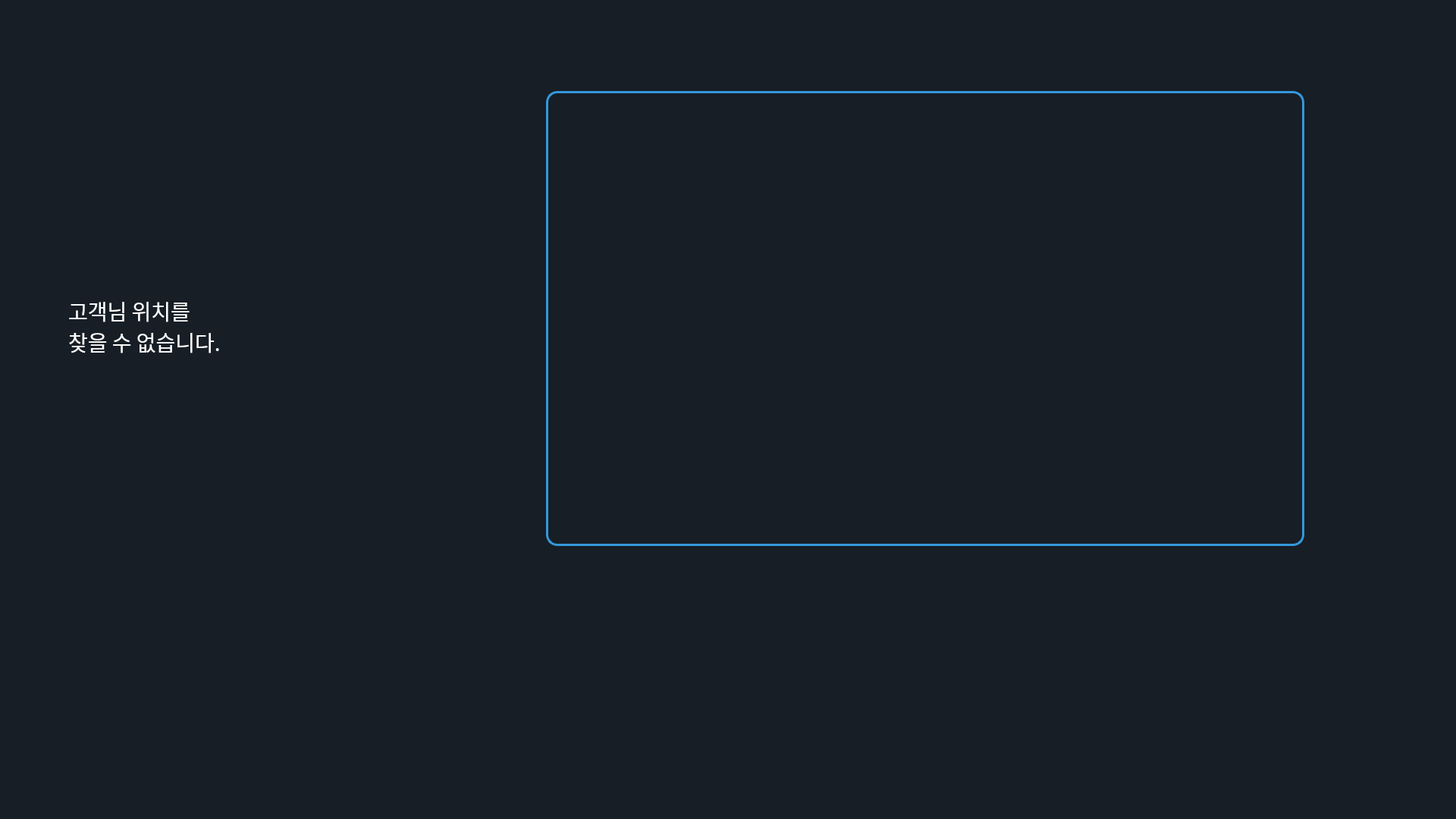
<?xml version="1.0" encoding="UTF-8"?>
<ui version="4.0">
 <class>PositionRecheck</class>
 <widget class="QWidget" name="PositionRecheck">
  <property name="geometry">
   <rect>
    <x>0</x>
    <y>0</y>
    <width>1920</width>
    <height>1080</height>
   </rect>
  </property>
  <property name="font">
   <font>
    <pointsize>12</pointsize>
   </font>
  </property>
  <property name="windowTitle">
   <string>Rechecking</string>
  </property>
  <property name="styleSheet">
   <string>QWidget {
    background-color: #171E26;
}

QLabel {
    color: white;
    font-family: &quot;Malgun Gothic&quot;, &quot;Arial&quot;, sans-serif;
    background-color: transparent;
    border: none;
}

.warning-icon {
    background-color: transparent;
}

.detection-frame {
    background-color: #434a5a;
    border-radius: 20px;
}

.detection-area {
    border: 2px solid #27ae60;
    border-radius: 8px;
    background-color: transparent;
}</string>
  </property>
  <widget class="QLabel" name="statusText">
   <property name="geometry">
    <rect>
     <x>90</x>
     <y>380</y>
     <width>400</width>
     <height>100</height>
    </rect>
   </property>
   <property name="font">
    <font>
     <family>Malgun Gothic</family>
     <pointsize>-1</pointsize>
     <weight>50</weight>
     <bold>false</bold>
    </font>
   </property>
   <property name="styleSheet">
    <string notr="true">font-size: 28px; 
font-weight: normal; 
color: white;
line-height: 1.4;</string>
   </property>
   <property name="text">
    <string>고객님 위치를
찾을 수 없습니다.</string>
   </property>
   <property name="alignment">
    <set>Qt::AlignLeading|Qt::AlignLeft|Qt::AlignVCenter</set>
   </property>
  </widget>
  <widget class="QFrame" name="detectionFrame">
   <property name="geometry">
    <rect>
     <x>720</x>
     <y>120</y>
     <width>1000</width>
     <height>600</height>
    </rect>
   </property>
   <property name="styleSheet">
    <string>border: 3px solid #3498db;
border-radius: 15px;
background-color: transparent;</string>
   </property>
  </widget>
 </widget>
 <resources>
  <include location="../../roomie_rgui/assets/resources.qrc"/>
 </resources>
 <connections/>
</ui>
